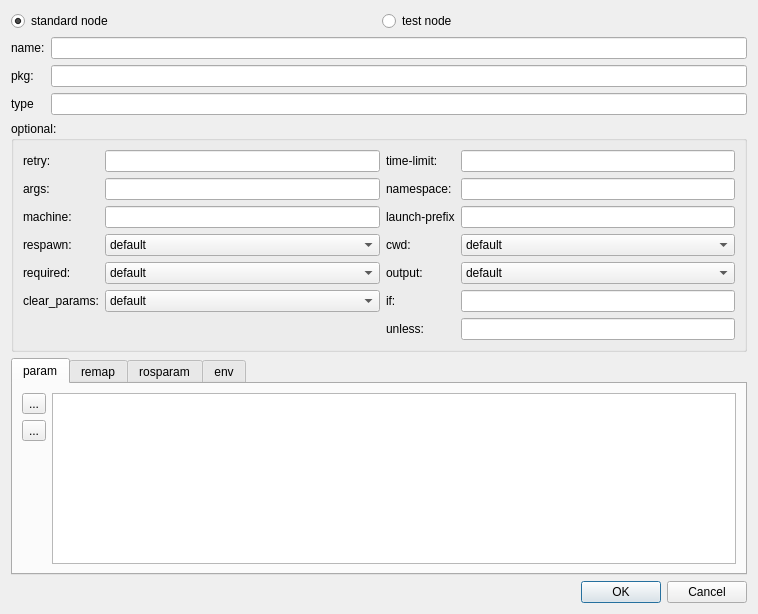
<?xml version="1.0" encoding="UTF-8"?>
<ui version="4.0">
 <class>NodeEdit</class>
 <widget class="QDialog" name="NodeEdit">
  <property name="geometry">
   <rect>
    <x>0</x>
    <y>0</y>
    <width>758</width>
    <height>614</height>
   </rect>
  </property>
  <property name="windowTitle">
   <string>Parameter</string>
  </property>
  <property name="windowIcon">
   <iconset>
    <normaloff>:/icons/logo.png</normaloff>:/icons/logo.png</iconset>
  </property>
  <layout class="QGridLayout" name="gridLayout">
   <item row="0" column="0">
    <layout class="QHBoxLayout" name="horizontalLayout">
     <item>
      <widget class="QRadioButton" name="radioButton_standardNode">
       <property name="text">
        <string>standard node</string>
       </property>
       <property name="checked">
        <bool>true</bool>
       </property>
      </widget>
     </item>
     <item>
      <widget class="QRadioButton" name="radioButton_testNode">
       <property name="text">
        <string>test node</string>
       </property>
      </widget>
     </item>
    </layout>
   </item>
   <item row="1" column="0">
    <layout class="QFormLayout" name="formLayout">
     <property name="fieldGrowthPolicy">
      <enum>QFormLayout::ExpandingFieldsGrow</enum>
     </property>
     <item row="0" column="0">
      <widget class="QLabel" name="label_name">
       <property name="text">
        <string>name:</string>
       </property>
      </widget>
     </item>
     <item row="0" column="1">
      <widget class="QLineEdit" name="lineEdit_name">
       <property name="toolTip">
        <string>nodename</string>
       </property>
       <property name="inputMask">
        <string/>
       </property>
       <property name="text">
        <string/>
       </property>
       <property name="placeholderText">
        <string/>
       </property>
      </widget>
     </item>
     <item row="1" column="0">
      <widget class="QLabel" name="label_6">
       <property name="text">
        <string>pkg:</string>
       </property>
      </widget>
     </item>
     <item row="1" column="1">
      <widget class="QLineEdit" name="lineEdit_pkg">
       <property name="enabled">
        <bool>true</bool>
       </property>
       <property name="toolTip">
        <string>mypackage</string>
       </property>
       <property name="readOnly">
        <bool>true</bool>
       </property>
       <property name="placeholderText">
        <string/>
       </property>
      </widget>
     </item>
     <item row="2" column="0">
      <widget class="QLabel" name="label_3">
       <property name="text">
        <string>type</string>
       </property>
      </widget>
     </item>
     <item row="2" column="1">
      <widget class="QLineEdit" name="lineEdit_type">
       <property name="enabled">
        <bool>true</bool>
       </property>
       <property name="toolTip">
        <string>nodetype</string>
       </property>
       <property name="inputMask">
        <string/>
       </property>
       <property name="readOnly">
        <bool>true</bool>
       </property>
       <property name="placeholderText">
        <string/>
       </property>
      </widget>
     </item>
    </layout>
   </item>
   <item row="2" column="0">
    <widget class="QGroupBox" name="groupBox_standard">
     <property name="title">
      <string>optional:</string>
     </property>
     <layout class="QGridLayout" name="gridLayout_2">
      <item row="2" column="0">
       <layout class="QGridLayout" name="gridLayout_3">
        <item row="6" column="0">
         <widget class="QLabel" name="label_1">
          <property name="text">
           <string>clear_params:</string>
          </property>
         </widget>
        </item>
        <item row="6" column="2">
         <widget class="QComboBox" name="comboBox_clear_params">
          <property name="minimumSize">
           <size>
            <width>100</width>
            <height>0</height>
           </size>
          </property>
          <item>
           <property name="text">
            <string>default</string>
           </property>
          </item>
          <item>
           <property name="text">
            <string>true</string>
           </property>
          </item>
          <item>
           <property name="text">
            <string>false</string>
           </property>
          </item>
         </widget>
        </item>
        <item row="4" column="0">
         <widget class="QLabel" name="label">
          <property name="text">
           <string>required:</string>
          </property>
         </widget>
        </item>
        <item row="3" column="0">
         <widget class="QLabel" name="label_4">
          <property name="text">
           <string>respawn:</string>
          </property>
         </widget>
        </item>
        <item row="3" column="2">
         <widget class="QComboBox" name="comboBox_respawn">
          <item>
           <property name="text">
            <string>default</string>
           </property>
          </item>
          <item>
           <property name="text">
            <string>true</string>
           </property>
          </item>
          <item>
           <property name="text">
            <string>false</string>
           </property>
          </item>
         </widget>
        </item>
        <item row="4" column="2">
         <widget class="QComboBox" name="comboBox_required">
          <item>
           <property name="text">
            <string>default</string>
           </property>
          </item>
          <item>
           <property name="text">
            <string>true</string>
           </property>
          </item>
          <item>
           <property name="text">
            <string>false</string>
           </property>
          </item>
         </widget>
        </item>
        <item row="3" column="3">
         <widget class="QLabel" name="label_11">
          <property name="text">
           <string>cwd:</string>
          </property>
         </widget>
        </item>
        <item row="3" column="5">
         <widget class="QComboBox" name="comboBox_cwd">
          <property name="minimumSize">
           <size>
            <width>100</width>
            <height>0</height>
           </size>
          </property>
          <item>
           <property name="text">
            <string>default</string>
           </property>
          </item>
          <item>
           <property name="text">
            <string>ROS_HOME</string>
           </property>
          </item>
          <item>
           <property name="text">
            <string>node</string>
           </property>
          </item>
         </widget>
        </item>
        <item row="4" column="3">
         <widget class="QLabel" name="label_output">
          <property name="text">
           <string>output:</string>
          </property>
         </widget>
        </item>
        <item row="4" column="5">
         <widget class="QComboBox" name="comboBox_output">
          <property name="minimumSize">
           <size>
            <width>100</width>
            <height>0</height>
           </size>
          </property>
          <item>
           <property name="text">
            <string>default</string>
           </property>
          </item>
          <item>
           <property name="text">
            <string>log</string>
           </property>
          </item>
          <item>
           <property name="text">
            <string>screen</string>
           </property>
          </item>
         </widget>
        </item>
        <item row="0" column="0">
         <widget class="QLabel" name="label_retry">
          <property name="text">
           <string>retry:</string>
          </property>
         </widget>
        </item>
        <item row="0" column="2">
         <widget class="QLineEdit" name="lineEdit_retry">
          <property name="toolTip">
           <string>0</string>
          </property>
          <property name="placeholderText">
           <string/>
          </property>
         </widget>
        </item>
        <item row="0" column="3">
         <widget class="QLabel" name="label_time_limit">
          <property name="text">
           <string>time-limit:</string>
          </property>
         </widget>
        </item>
        <item row="0" column="5">
         <widget class="QLineEdit" name="lineEdit_time_limit">
          <property name="toolTip">
           <string>60.0</string>
          </property>
          <property name="placeholderText">
           <string/>
          </property>
         </widget>
        </item>
        <item row="1" column="0">
         <widget class="QLabel" name="label_2">
          <property name="text">
           <string>args:</string>
          </property>
         </widget>
        </item>
        <item row="1" column="2">
         <widget class="QLineEdit" name="lineEdit_args">
          <property name="toolTip">
           <string>arg1 arg2 arg3</string>
          </property>
          <property name="placeholderText">
           <string/>
          </property>
         </widget>
        </item>
        <item row="1" column="3">
         <widget class="QLabel" name="label_8">
          <property name="text">
           <string>namespace:</string>
          </property>
         </widget>
        </item>
        <item row="1" column="5">
         <widget class="QLineEdit" name="lineEdit_namespace">
          <property name="toolTip">
           <string>foo</string>
          </property>
          <property name="placeholderText">
           <string/>
          </property>
         </widget>
        </item>
        <item row="2" column="0">
         <widget class="QLabel" name="label_machine">
          <property name="text">
           <string>machine:</string>
          </property>
         </widget>
        </item>
        <item row="2" column="3">
         <widget class="QLabel" name="label_9">
          <property name="text">
           <string>launch-prefix</string>
          </property>
         </widget>
        </item>
        <item row="2" column="2">
         <widget class="QLineEdit" name="lineEdit_machine">
          <property name="toolTip">
           <string>machine-name</string>
          </property>
          <property name="placeholderText">
           <string/>
          </property>
         </widget>
        </item>
        <item row="2" column="5">
         <widget class="QLineEdit" name="lineEdit_launch_prefix">
          <property name="toolTip">
           <string>prefix arguments</string>
          </property>
          <property name="placeholderText">
           <string/>
          </property>
         </widget>
        </item>
        <item row="6" column="5">
         <widget class="QLineEdit" name="lineEdit_if">
          <property name="toolTip">
           <string>$(arg foo)</string>
          </property>
          <property name="placeholderText">
           <string/>
          </property>
         </widget>
        </item>
        <item row="6" column="3">
         <widget class="QLabel" name="label_5">
          <property name="text">
           <string>if:</string>
          </property>
         </widget>
        </item>
        <item row="7" column="3">
         <widget class="QLabel" name="label_7">
          <property name="text">
           <string>unless:</string>
          </property>
         </widget>
        </item>
        <item row="7" column="5">
         <widget class="QLineEdit" name="lineEdit_unless">
          <property name="toolTip">
           <string>$(arg foo)</string>
          </property>
          <property name="placeholderText">
           <string/>
          </property>
         </widget>
        </item>
       </layout>
      </item>
     </layout>
    </widget>
   </item>
   <item row="3" column="0">
    <widget class="QTabWidget" name="tabWidget_paramItems">
     <property name="currentIndex">
      <number>0</number>
     </property>
     <widget class="QWidget" name="param">
      <attribute name="title">
       <string>param</string>
      </attribute>
      <layout class="QGridLayout" name="gridLayout_5">
       <item row="0" column="1">
        <layout class="QHBoxLayout" name="horizontalLayout_3">
         <item>
          <layout class="QVBoxLayout" name="verticalLayout_2">
           <item>
            <widget class="QToolButton" name="toolButton_deleteParam">
             <property name="text">
              <string>...</string>
             </property>
            </widget>
           </item>
           <item>
            <widget class="QToolButton" name="toolButton_addParam">
             <property name="text">
              <string>...</string>
             </property>
            </widget>
           </item>
           <item>
            <spacer name="verticalSpacer_2">
             <property name="orientation">
              <enum>Qt::Vertical</enum>
             </property>
             <property name="sizeHint" stdset="0">
              <size>
               <width>20</width>
               <height>40</height>
              </size>
             </property>
            </spacer>
           </item>
          </layout>
         </item>
         <item>
          <widget class="QTableView" name="tableView_paramItems">
           <property name="editTriggers">
            <set>QAbstractItemView::NoEditTriggers</set>
           </property>
           <property name="alternatingRowColors">
            <bool>true</bool>
           </property>
           <property name="selectionMode">
            <enum>QAbstractItemView::SingleSelection</enum>
           </property>
           <property name="selectionBehavior">
            <enum>QAbstractItemView::SelectRows</enum>
           </property>
          </widget>
         </item>
        </layout>
       </item>
      </layout>
     </widget>
     <widget class="QWidget" name="remap">
      <attribute name="title">
       <string>remap</string>
      </attribute>
      <layout class="QGridLayout" name="gridLayout_7">
       <item row="0" column="0">
        <layout class="QHBoxLayout" name="horizontalLayout_2">
         <item>
          <layout class="QVBoxLayout" name="verticalLayout">
           <item>
            <widget class="QToolButton" name="toolButton_deleteRemap">
             <property name="text">
              <string>...</string>
             </property>
            </widget>
           </item>
           <item>
            <widget class="QToolButton" name="toolButton_addRemap">
             <property name="text">
              <string>...</string>
             </property>
            </widget>
           </item>
           <item>
            <spacer name="verticalSpacer">
             <property name="orientation">
              <enum>Qt::Vertical</enum>
             </property>
             <property name="sizeHint" stdset="0">
              <size>
               <width>20</width>
               <height>40</height>
              </size>
             </property>
            </spacer>
           </item>
          </layout>
         </item>
         <item>
          <widget class="QTableView" name="tableView_remapItems">
           <property name="editTriggers">
            <set>QAbstractItemView::NoEditTriggers</set>
           </property>
           <property name="alternatingRowColors">
            <bool>true</bool>
           </property>
           <property name="selectionMode">
            <enum>QAbstractItemView::SingleSelection</enum>
           </property>
           <property name="selectionBehavior">
            <enum>QAbstractItemView::SelectRows</enum>
           </property>
          </widget>
         </item>
        </layout>
       </item>
      </layout>
     </widget>
     <widget class="QWidget" name="rosparam">
      <attribute name="title">
       <string>rosparam</string>
      </attribute>
      <layout class="QGridLayout" name="gridLayout_6">
       <item row="0" column="0">
        <layout class="QHBoxLayout" name="horizontalLayout_4">
         <item>
          <layout class="QVBoxLayout" name="verticalLayout_3">
           <item>
            <widget class="QToolButton" name="toolButton_deleteRosparam">
             <property name="text">
              <string>...</string>
             </property>
            </widget>
           </item>
           <item>
            <widget class="QToolButton" name="toolButton_addRosparam">
             <property name="text">
              <string>...</string>
             </property>
            </widget>
           </item>
           <item>
            <spacer name="verticalSpacer_3">
             <property name="orientation">
              <enum>Qt::Vertical</enum>
             </property>
             <property name="sizeHint" stdset="0">
              <size>
               <width>20</width>
               <height>40</height>
              </size>
             </property>
            </spacer>
           </item>
          </layout>
         </item>
         <item>
          <widget class="QTableView" name="tableView_rosparamItems">
           <property name="editTriggers">
            <set>QAbstractItemView::NoEditTriggers</set>
           </property>
           <property name="alternatingRowColors">
            <bool>true</bool>
           </property>
           <property name="selectionMode">
            <enum>QAbstractItemView::SingleSelection</enum>
           </property>
           <property name="selectionBehavior">
            <enum>QAbstractItemView::SelectRows</enum>
           </property>
          </widget>
         </item>
        </layout>
       </item>
      </layout>
     </widget>
     <widget class="QWidget" name="env">
      <attribute name="title">
       <string>env</string>
      </attribute>
      <layout class="QGridLayout" name="gridLayout_4">
       <item row="0" column="0">
        <layout class="QHBoxLayout" name="horizontalLayout_5">
         <item>
          <layout class="QVBoxLayout" name="verticalLayout_4">
           <item>
            <widget class="QToolButton" name="toolButton_deleteEnv">
             <property name="text">
              <string>...</string>
             </property>
            </widget>
           </item>
           <item>
            <widget class="QToolButton" name="toolButton_addEnv">
             <property name="text">
              <string>...</string>
             </property>
            </widget>
           </item>
           <item>
            <spacer name="verticalSpacer_4">
             <property name="orientation">
              <enum>Qt::Vertical</enum>
             </property>
             <property name="sizeHint" stdset="0">
              <size>
               <width>20</width>
               <height>40</height>
              </size>
             </property>
            </spacer>
           </item>
          </layout>
         </item>
         <item>
          <widget class="QTableView" name="tableView_envItems">
           <property name="editTriggers">
            <set>QAbstractItemView::NoEditTriggers</set>
           </property>
           <property name="alternatingRowColors">
            <bool>true</bool>
           </property>
           <property name="selectionMode">
            <enum>QAbstractItemView::SingleSelection</enum>
           </property>
           <property name="selectionBehavior">
            <enum>QAbstractItemView::SelectRows</enum>
           </property>
          </widget>
         </item>
        </layout>
       </item>
      </layout>
     </widget>
    </widget>
   </item>
   <item row="4" column="0">
    <widget class="QDialogButtonBox" name="buttonBox">
     <property name="orientation">
      <enum>Qt::Horizontal</enum>
     </property>
     <property name="standardButtons">
      <set>QDialogButtonBox::Cancel|QDialogButtonBox::Ok</set>
     </property>
    </widget>
   </item>
  </layout>
  <action name="actionDelete_env">
   <property name="icon">
    <iconset resource="../icons.qrc">
     <normaloff>:/icons/icons/list-remove.png</normaloff>:/icons/icons/list-remove.png</iconset>
   </property>
   <property name="text">
    <string>delete</string>
   </property>
   <property name="shortcut">
    <string>Del</string>
   </property>
  </action>
  <action name="actionDelete_rosparam">
   <property name="icon">
    <iconset resource="../icons.qrc">
     <normaloff>:/icons/icons/list-remove.png</normaloff>:/icons/icons/list-remove.png</iconset>
   </property>
   <property name="text">
    <string>delete</string>
   </property>
   <property name="shortcut">
    <string>Del</string>
   </property>
  </action>
  <action name="actionDelete_param">
   <property name="icon">
    <iconset resource="../icons.qrc">
     <normaloff>:/icons/icons/list-remove.png</normaloff>:/icons/icons/list-remove.png</iconset>
   </property>
   <property name="text">
    <string>delete</string>
   </property>
   <property name="shortcut">
    <string>Del</string>
   </property>
  </action>
  <action name="actionDelete_remap">
   <property name="icon">
    <iconset resource="../icons.qrc">
     <normaloff>:/icons/icons/list-remove.png</normaloff>:/icons/icons/list-remove.png</iconset>
   </property>
   <property name="text">
    <string>delete</string>
   </property>
   <property name="shortcut">
    <string>Del</string>
   </property>
  </action>
  <action name="actionAdd_param">
   <property name="icon">
    <iconset resource="../icons.qrc">
     <normaloff>:/icons/icons/list-add.png</normaloff>:/icons/icons/list-add.png</iconset>
   </property>
   <property name="text">
    <string>add</string>
   </property>
   <property name="shortcut">
    <string>Ins</string>
   </property>
  </action>
  <action name="actionAdd_env">
   <property name="icon">
    <iconset resource="../icons.qrc">
     <normaloff>:/icons/icons/list-add.png</normaloff>:/icons/icons/list-add.png</iconset>
   </property>
   <property name="text">
    <string>add</string>
   </property>
   <property name="shortcut">
    <string>Ins</string>
   </property>
  </action>
  <action name="actionAdd_remap">
   <property name="icon">
    <iconset resource="../icons.qrc">
     <normaloff>:/icons/icons/list-add.png</normaloff>:/icons/icons/list-add.png</iconset>
   </property>
   <property name="text">
    <string>add</string>
   </property>
   <property name="shortcut">
    <string>Ins</string>
   </property>
  </action>
  <action name="actionAdd_rosparam">
   <property name="icon">
    <iconset resource="../icons.qrc">
     <normaloff>:/icons/icons/list-add.png</normaloff>:/icons/icons/list-add.png</iconset>
   </property>
   <property name="text">
    <string>add</string>
   </property>
   <property name="shortcut">
    <string>Ins</string>
   </property>
  </action>
 </widget>
 <resources>
  <include location="../icons.qrc"/>
 </resources>
 <connections>
  <connection>
   <sender>buttonBox</sender>
   <signal>rejected()</signal>
   <receiver>NodeEdit</receiver>
   <slot>reject()</slot>
   <hints>
    <hint type="sourcelabel">
     <x>316</x>
     <y>260</y>
    </hint>
    <hint type="destinationlabel">
     <x>286</x>
     <y>274</y>
    </hint>
   </hints>
  </connection>
  <connection>
   <sender>buttonBox</sender>
   <signal>accepted()</signal>
   <receiver>NodeEdit</receiver>
   <slot>accept()</slot>
   <hints>
    <hint type="sourcelabel">
     <x>248</x>
     <y>254</y>
    </hint>
    <hint type="destinationlabel">
     <x>157</x>
     <y>274</y>
    </hint>
   </hints>
  </connection>
 </connections>
</ui>
